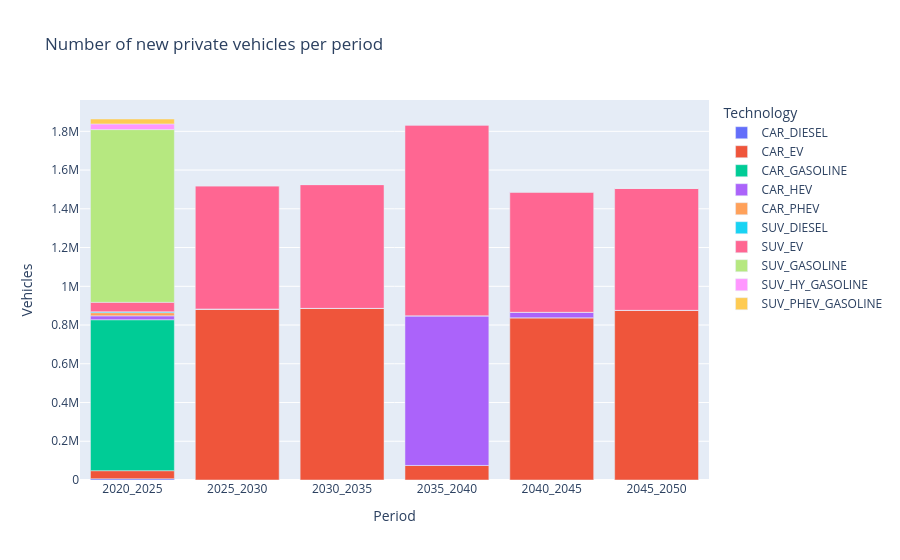

The code cell stored with this chart in its notebook:
### Code cell
# passer en format long
df_long = df_priv_mob.reset_index().melt(
    id_vars='index',
    var_name='Period',
    value_name='Vehicles'
).rename(columns={'index': 'Technology'})

fig = px.bar(
    df_long,
    x='Period',
    y='Vehicles',
    color='Technology',
    title='Number of new private vehicles per period',
)

fig.show()

### Figure 1 — Plotly figure (JSON) as saved in the notebook; plotly's stock layout.template omitted (floating-point values rounded to 4 significant figures)
{"data": [{"hovertemplate": "Technology=CAR_DIESEL<br>Period=%{x}<br>Vehicles=%{y}<extra></extra>", "legendgroup": "CAR_DIESEL", "marker": {"color": "#636efa", "pattern": {"shape": ""}}, "name": "CAR_DIESEL", "orientation": "v", "showlegend": true, "textposition": "auto", "type": "bar", "x": ["2020_2025", "2025_2030", "2030_2035", "2035_2040", "2040_2045", "2045_2050"], "xaxis": "x", "y": [6427.0, 0.0, 0.0, 0.0, 0.0, 0.0], "yaxis": "y"}, {"hovertemplate": "Technology=CAR_EV<br>Period=%{x}<br>Vehicles=%{y}<extra></extra>", "legendgroup": "CAR_EV", "marker": {"color": "#EF553B", "pattern": {"shape": ""}}, "name": "CAR_EV", "orientation": "v", "showlegend": true, "textposition": "auto", "type": "bar", "x": ["2020_2025", "2025_2030", "2030_2035", "2035_2040", "2040_2045", "2045_2050"], "xaxis": "x", "y": [41620.0, 883000.0, 886100.0, 75090.0, 837400.0, 875900.0], "yaxis": "y"}, {"hovertemplate": "Technology=CAR_GASOLINE<br>Period=%{x}<br>Vehicles=%{y}<extra></extra>", "legendgroup": "CAR_GASOLINE", "marker": {"color": "#00cc96", "pattern": {"shape": ""}}, "name": "CAR_GASOLINE", "orientation": "v", "showlegend": true, "textposition": "auto", "type": "bar", "x": ["2020_2025", "2025_2030", "2030_2035", "2035_2040", "2040_2045", "2045_2050"], "xaxis": "x", "y": [779400.0, 0.0, 0.0, 0.0, 0.0, 0.0], "yaxis": "y"}, {"hovertemplate": "Technology=CAR_HEV<br>Period=%{x}<br>Vehicles=%{y}<extra></extra>", "legendgroup": "CAR_HEV", "marker": {"color": "#ab63fa", "pattern": {"shape": ""}}, "name": "CAR_HEV", "orientation": "v", "showlegend": true, "textposition": "auto", "type": "bar", "x": ["2020_2025", "2025_2030", "2030_2035", "2035_2040", "2040_2045", "2045_2050"], "xaxis": "x", "y": [19970.0, 0.0, 0.0, 772700.0, 28420.0, 0.0], "yaxis": "y"}, {"hovertemplate": "Technology=CAR_PHEV<br>Period=%{x}<br>Vehicles=%{y}<extra></extra>", "legendgroup": "CAR_PHEV", "marker": {"color": "#FFA15A", "pattern": {"shape": ""}}, "name": "CAR_PHEV", "orientation": "v", "showlegend": true, "textposition": "auto", "type": "bar", "x": ["2020_2025", "2025_2030", "2030_2035", "2035_2040", "2040_2045", "2045_2050"], "xaxis": "x", "y": [16440.0, 0.0, 0.0, 0.0, 0.0, 0.0], "yaxis": "y"}, {"hovertemplate": "Technology=SUV_DIESEL<br>Period=%{x}<br>Vehicles=%{y}<extra></extra>", "legendgroup": "SUV_DIESEL", "marker": {"color": "#19d3f3", "pattern": {"shape": ""}}, "name": "SUV_DIESEL", "orientation": "v", "showlegend": true, "textposition": "auto", "type": "bar", "x": ["2020_2025", "2025_2030", "2030_2035", "2035_2040", "2040_2045", "2045_2050"], "xaxis": "x", "y": [5230.0, 0.0, 0.0, 0.0, 0.0, 0.0], "yaxis": "y"}, {"hovertemplate": "Technology=SUV_EV<br>Period=%{x}<br>Vehicles=%{y}<extra></extra>", "legendgroup": "SUV_EV", "marker": {"color": "#FF6692", "pattern": {"shape": ""}}, "name": "SUV_EV", "orientation": "v", "showlegend": true, "textposition": "auto", "type": "bar", "x": ["2020_2025", "2025_2030", "2030_2035", "2035_2040", "2040_2045", "2045_2050"], "xaxis": "x", "y": [48120.0, 636500.0, 639200.0, 986000.0, 621700.0, 630400.0], "yaxis": "y"}, {"hovertemplate": "Technology=SUV_GASOLINE<br>Period=%{x}<br>Vehicles=%{y}<extra></extra>", "legendgroup": "SUV_GASOLINE", "marker": {"color": "#B6E880", "pattern": {"shape": ""}}, "name": "SUV_GASOLINE", "orientation": "v", "showlegend": true, "textposition": "auto", "type": "bar", "x": ["2020_2025", "2025_2030", "2030_2035", "2035_2040", "2040_2045", "2045_2050"], "xaxis": "x", "y": [891900.0, 0.0, 0.0, 0.0, 0.0, 0.0], "yaxis": "y"}, {"hovertemplate": "Technology=SUV_HY_GASOLINE<br>Period=%{x}<br>Vehicles=%{y}<extra></extra>", "legendgroup": "SUV_HY_GASOLINE", "marker": {"color": "#FF97FF", "pattern": {"shape": ""}}, "name": "SUV_HY_GASOLINE", "orientation": "v", "showlegend": true, "textposition": "auto", "type": "bar", "x": ["2020_2025", "2025_2030", "2030_2035", "2035_2040", "2040_2045", "2045_2050"], "xaxis": "x", "y": [29170.0, 0.0, 0.0, 0.0, 0.0, 0.0], "yaxis": "y"}, {"hovertemplate": "Technology=SUV_PHEV_GASOLINE<br>Period=%{x}<br>Vehicles=%{y}<extra></extra>", "legendgroup": "SUV_PHEV_GASOLINE", "marker": {"color": "#FECB52", "pattern": {"shape": ""}}, "name": "SUV_PHEV_GASOLINE", "orientation": "v", "showlegend": true, "textposition": "auto", "type": "bar", "x": ["2020_2025", "2025_2030", "2030_2035", "2035_2040", "2040_2045", "2045_2050"], "xaxis": "x", "y": [25430.0, 0.0, 0.0, 0.0, 0.0, 0.0], "yaxis": "y"}], "layout": {"barmode": "relative", "legend": {"title": {"text": "Technology"}, "tracegroupgap": 0}, "title": {"text": "Number of new private vehicles per period"}, "xaxis": {"anchor": "y", "domain": [0, 1], "title": {"text": "Period"}}, "yaxis": {"anchor": "x", "domain": [0, 1], "title": {"text": "Vehicles"}}}}
